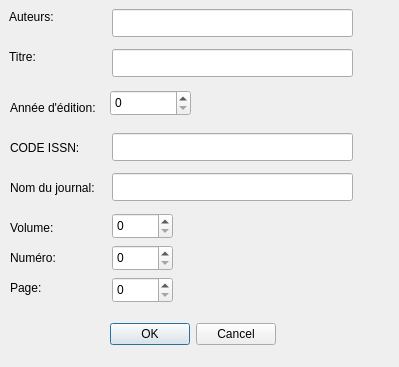
<?xml version="1.0" encoding="UTF-8"?>
<ui version="4.0">
 <class>Journal_Interface</class>
 <widget class="QDialog" name="Journal_Interface">
  <property name="geometry">
   <rect>
    <x>0</x>
    <y>0</y>
    <width>399</width>
    <height>367</height>
   </rect>
  </property>
  <property name="windowTitle">
   <string>Journal_Interface</string>
  </property>
  <widget class="QLabel" name="label">
   <property name="geometry">
    <rect>
     <x>9</x>
     <y>9</y>
     <width>50</width>
     <height>16</height>
    </rect>
   </property>
   <property name="text">
    <string>Auteurs:</string>
   </property>
   <property name="buddy">
    <cstring>auteurs_journal</cstring>
   </property>
  </widget>
  <widget class="QLineEdit" name="auteurs_journal">
   <property name="geometry">
    <rect>
     <x>112</x>
     <y>9</y>
     <width>241</width>
     <height>28</height>
    </rect>
   </property>
  </widget>
  <widget class="QLabel" name="label_2">
   <property name="geometry">
    <rect>
     <x>9</x>
     <y>49</y>
     <width>32</width>
     <height>16</height>
    </rect>
   </property>
   <property name="text">
    <string>Titre:</string>
   </property>
   <property name="buddy">
    <cstring>titre_journal</cstring>
   </property>
  </widget>
  <widget class="QLineEdit" name="titre_journal">
   <property name="geometry">
    <rect>
     <x>112</x>
     <y>49</y>
     <width>241</width>
     <height>28</height>
    </rect>
   </property>
  </widget>
  <widget class="QLabel" name="label_3">
   <property name="geometry">
    <rect>
     <x>10</x>
     <y>100</y>
     <width>97</width>
     <height>16</height>
    </rect>
   </property>
   <property name="text">
    <string>Année d'édition:</string>
   </property>
   <property name="buddy">
    <cstring>annee_journal</cstring>
   </property>
  </widget>
  <widget class="QSpinBox" name="annee_journal">
   <property name="geometry">
    <rect>
     <x>110</x>
     <y>90</y>
     <width>81</width>
     <height>26</height>
    </rect>
   </property>
   <property name="maximumSize">
    <size>
     <width>634</width>
     <height>26</height>
    </size>
   </property>
  </widget>
  <widget class="QLabel" name="label_4">
   <property name="geometry">
    <rect>
     <x>10</x>
     <y>140</y>
     <width>68</width>
     <height>16</height>
    </rect>
   </property>
   <property name="text">
    <string>CODE ISSN:</string>
   </property>
   <property name="buddy">
    <cstring>id_journal</cstring>
   </property>
  </widget>
  <widget class="QLineEdit" name="id_journal">
   <property name="geometry">
    <rect>
     <x>112</x>
     <y>133</y>
     <width>241</width>
     <height>28</height>
    </rect>
   </property>
  </widget>
  <widget class="QLabel" name="label_5">
   <property name="geometry">
    <rect>
     <x>10</x>
     <y>180</y>
     <width>94</width>
     <height>16</height>
    </rect>
   </property>
   <property name="text">
    <string>Nom du journal:</string>
   </property>
   <property name="buddy">
    <cstring>nom_journal</cstring>
   </property>
  </widget>
  <widget class="QLineEdit" name="nom_journal">
   <property name="geometry">
    <rect>
     <x>112</x>
     <y>173</y>
     <width>241</width>
     <height>28</height>
    </rect>
   </property>
  </widget>
  <widget class="QLabel" name="label_6">
   <property name="geometry">
    <rect>
     <x>10</x>
     <y>220</y>
     <width>49</width>
     <height>16</height>
    </rect>
   </property>
   <property name="text">
    <string>Volume:</string>
   </property>
   <property name="buddy">
    <cstring>vol_journal</cstring>
   </property>
  </widget>
  <widget class="QSpinBox" name="vol_journal">
   <property name="geometry">
    <rect>
     <x>112</x>
     <y>213</y>
     <width>61</width>
     <height>26</height>
    </rect>
   </property>
  </widget>
  <widget class="QLabel" name="label_7">
   <property name="geometry">
    <rect>
     <x>10</x>
     <y>250</y>
     <width>52</width>
     <height>16</height>
    </rect>
   </property>
   <property name="text">
    <string>Numéro:</string>
   </property>
   <property name="buddy">
    <cstring>num_journal</cstring>
   </property>
  </widget>
  <widget class="QSpinBox" name="num_journal">
   <property name="geometry">
    <rect>
     <x>112</x>
     <y>245</y>
     <width>61</width>
     <height>26</height>
    </rect>
   </property>
  </widget>
  <widget class="QLabel" name="label_8">
   <property name="geometry">
    <rect>
     <x>10</x>
     <y>280</y>
     <width>33</width>
     <height>16</height>
    </rect>
   </property>
   <property name="text">
    <string>Page:</string>
   </property>
   <property name="buddy">
    <cstring>page_journal</cstring>
   </property>
  </widget>
  <widget class="QSpinBox" name="page_journal">
   <property name="geometry">
    <rect>
     <x>112</x>
     <y>277</y>
     <width>61</width>
     <height>26</height>
    </rect>
   </property>
  </widget>
  <widget class="QDialogButtonBox" name="buttonBox">
   <property name="geometry">
    <rect>
     <x>100</x>
     <y>320</y>
     <width>176</width>
     <height>28</height>
    </rect>
   </property>
   <property name="standardButtons">
    <set>QDialogButtonBox::Cancel|QDialogButtonBox::Ok</set>
   </property>
  </widget>
 </widget>
 <tabstops>
  <tabstop>vol_journal</tabstop>
  <tabstop>num_journal</tabstop>
  <tabstop>page_journal</tabstop>
 </tabstops>
 <resources/>
 <connections>
  <connection>
   <sender>buttonBox</sender>
   <signal>accepted()</signal>
   <receiver>Journal_Interface</receiver>
   <slot>ValideEnregistrementJournal()</slot>
   <hints>
    <hint type="sourcelabel">
     <x>187</x>
     <y>333</y>
    </hint>
    <hint type="destinationlabel">
     <x>199</x>
     <y>183</y>
    </hint>
   </hints>
  </connection>
  <connection>
   <sender>buttonBox</sender>
   <signal>rejected()</signal>
   <receiver>Journal_Interface</receiver>
   <slot>reject()</slot>
   <hints>
    <hint type="sourcelabel">
     <x>187</x>
     <y>333</y>
    </hint>
    <hint type="destinationlabel">
     <x>199</x>
     <y>183</y>
    </hint>
   </hints>
  </connection>
 </connections>
 <slots>
  <slot>onOKajouter()</slot>
  <slot>ValideEnregistrementJournal()</slot>
 </slots>
</ui>
